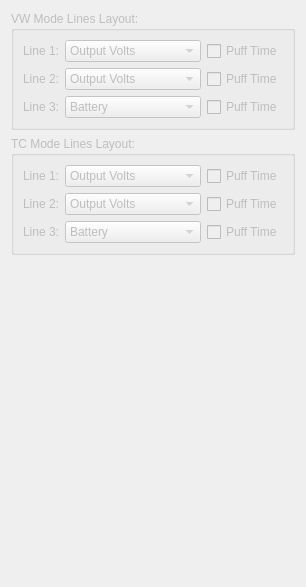
              <widget class="QWidget" name="tab_22">
               <property name="enabled">
                <bool>false</bool>
               </property>
               <attribute name="title">
                <string>Circle Screen</string>
               </attribute>
               <layout class="QVBoxLayout" name="verticalLayout_20">
                <item>
                 <widget class="QGroupBox" name="groupBox_18">
                  <property name="title">
                   <string>VW Mode Lines Layout:</string>
                  </property>
                  <layout class="QGridLayout" name="gridLayout_25">
                   <item row="1" column="0">
                    <widget class="QLabel" name="label_110">
                     <property name="text">
                      <string>Line 2:</string>
                     </property>
                    </widget>
                   </item>
                   <item row="0" column="0">
                    <widget class="QLabel" name="label_111">
                     <property name="text">
                      <string>Line 1:</string>
                     </property>
                    </widget>
                   </item>
                   <item row="0" column="2">
                    <widget class="QCheckBox" name="screenCircleVW1Check">
                     <property name="text">
                      <string>Puff Time</string>
                     </property>
                    </widget>
                   </item>
                   <item row="0" column="1">
                    <widget class="QComboBox" name="screenCircleVW1Combo">
                     <item>
                      <property name="text">
                       <string>Output Volts</string>
                      </property>
                     </item>
                     <item>
                      <property name="text">
                       <string>Output Amps</string>
                      </property>
                     </item>
                     <item>
                      <property name="text">
                       <string>Resistence</string>
                      </property>
                     </item>
                     <item>
                      <property name="text">
                       <string>Live Resistance</string>
                      </property>
                     </item>
                     <item>
                      <property name="text">
                       <string>Coil Temperature</string>
                      </property>
                     </item>
                     <item>
                      <property name="text">
                       <string>Puffs</string>
                      </property>
                     </item>
                     <item>
                      <property name="text">
                       <string>Puffs Time</string>
                      </property>
                     </item>
                     <item>
                      <property name="text">
                       <string>Battery(s) Volts</string>
                      </property>
                     </item>
                     <item>
                      <property name="text">
                       <string>Date/Time</string>
                      </property>
                     </item>
                     <item>
                      <property name="text">
                       <string>Board Temperature</string>
                      </property>
                     </item>
                     <item>
                      <property name="text">
                       <string>Last Puff Time</string>
                      </property>
                     </item>
                     <item>
                      <property name="text">
                       <string>Last Power</string>
                      </property>
                     </item>
                     <item>
                      <property name="text">
                       <string>Last Temperature</string>
                      </property>
                     </item>
                    </widget>
                   </item>
                   <item row="2" column="0">
                    <widget class="QLabel" name="label_112">
                     <property name="text">
                      <string>Line 3:</string>
                     </property>
                    </widget>
                   </item>
                   <item row="1" column="2">
                    <widget class="QCheckBox" name="screenCircleVW2Check">
                     <property name="text">
                      <string>Puff Time</string>
                     </property>
                    </widget>
                   </item>
                   <item row="2" column="2">
                    <widget class="QCheckBox" name="screenCircleVW3Check">
                     <property name="text">
                      <string>Puff Time</string>
                     </property>
                    </widget>
                   </item>
                   <item row="1" column="1">
                    <widget class="QComboBox" name="screenCircleVW2Combo">
                     <item>
                      <property name="text">
                       <string>Output Volts</string>
                      </property>
                     </item>
                     <item>
                      <property name="text">
                       <string>Output Amps</string>
                      </property>
                     </item>
                     <item>
                      <property name="text">
                       <string>Resistence</string>
                      </property>
                     </item>
                     <item>
                      <property name="text">
                       <string>Live Resistance</string>
                      </property>
                     </item>
                     <item>
                      <property name="text">
                       <string>Coil Temperature</string>
                      </property>
                     </item>
                     <item>
                      <property name="text">
                       <string>Puffs</string>
                      </property>
                     </item>
                     <item>
                      <property name="text">
                       <string>Puffs Time</string>
                      </property>
                     </item>
                     <item>
                      <property name="text">
                       <string>Battery(s) Volts</string>
                      </property>
                     </item>
                     <item>
                      <property name="text">
                       <string>Date/Time</string>
                      </property>
                     </item>
                     <item>
                      <property name="text">
                       <string>Board Temperature</string>
                      </property>
                     </item>
                     <item>
                      <property name="text">
                       <string>Last Puff Time</string>
                      </property>
                     </item>
                     <item>
                      <property name="text">
                       <string>Last Power</string>
                      </property>
                     </item>
                     <item>
                      <property name="text">
                       <string>Last Temperature</string>
                      </property>
                     </item>
                    </widget>
                   </item>
                   <item row="2" column="1">
                    <widget class="QComboBox" name="screenCircleVW3Combo">
                     <item>
                      <property name="text">
                       <string>Battery</string>
                      </property>
                     </item>
                     <item>
                      <property name="text">
                       <string>Battery + %</string>
                      </property>
                     </item>
                     <item>
                      <property name="text">
                       <string>Battery + V</string>
                      </property>
                     </item>
                    </widget>
                   </item>
                  </layout>
                 </widget>
                </item>
                <item>
                 <widget class="QGroupBox" name="groupBox_19">
                  <property name="title">
                   <string>TC Mode Lines Layout:</string>
                  </property>
                  <layout class="QGridLayout" name="gridLayout_26">
                   <item row="1" column="0">
                    <widget class="QLabel" name="label_113">
                     <property name="text">
                      <string>Line 2:</string>
                     </property>
                    </widget>
                   </item>
                   <item row="0" column="0">
                    <widget class="QLabel" name="label_114">
                     <property name="text">
                      <string>Line 1:</string>
                     </property>
                    </widget>
                   </item>
                   <item row="0" column="2">
                    <widget class="QCheckBox" name="screenCircleTC1Check">
                     <property name="text">
                      <string>Puff Time</string>
                     </property>
                    </widget>
                   </item>
                   <item row="0" column="1">
                    <widget class="QComboBox" name="screenCircleTC1Combo">
                     <item>
                      <property name="text">
                       <string>Output Volts</string>
                      </property>
                     </item>
                     <item>
                      <property name="text">
                       <string>Output Amps</string>
                      </property>
                     </item>
                     <item>
                      <property name="text">
                       <string>Resistence</string>
                      </property>
                     </item>
                     <item>
                      <property name="text">
                       <string>Live Resistance</string>
                      </property>
                     </item>
                     <item>
                      <property name="text">
                       <string>Coil Temperature</string>
                      </property>
                     </item>
                     <item>
                      <property name="text">
                       <string>Puffs</string>
                      </property>
                     </item>
                     <item>
                      <property name="text">
                       <string>Puffs Time</string>
                      </property>
                     </item>
                     <item>
                      <property name="text">
                       <string>Battery(s) Volts</string>
                      </property>
                     </item>
                     <item>
                      <property name="text">
                       <string>Date/Time</string>
                      </property>
                     </item>
                     <item>
                      <property name="text">
                       <string>Board Temperature</string>
                      </property>
                     </item>
                     <item>
                      <property name="text">
                       <string>Last Puff Time</string>
                      </property>
                     </item>
                     <item>
                      <property name="text">
                       <string>Last Power</string>
                      </property>
                     </item>
                     <item>
                      <property name="text">
                       <string>Last Temperature</string>
                      </property>
                     </item>
                    </widget>
                   </item>
                   <item row="2" column="0">
                    <widget class="QLabel" name="label_115">
                     <property name="text">
                      <string>Line 3:</string>
                     </property>
                    </widget>
                   </item>
                   <item row="1" column="2">
                    <widget class="QCheckBox" name="screenCircleTC2Check">
                     <property name="text">
                      <string>Puff Time</string>
                     </property>
                    </widget>
                   </item>
                   <item row="2" column="2">
                    <widget class="QCheckBox" name="screenCircleTC3Check">
                     <property name="text">
                      <string>Puff Time</string>
                     </property>
                    </widget>
                   </item>
                   <item row="1" column="1">
                    <widget class="QComboBox" name="screenCircleTC2Combo">
                     <item>
                      <property name="text">
                       <string>Output Volts</string>
                      </property>
                     </item>
                     <item>
                      <property name="text">
                       <string>Output Amps</string>
                      </property>
                     </item>
                     <item>
                      <property name="text">
                       <string>Resistence</string>
                      </property>
                     </item>
                     <item>
                      <property name="text">
                       <string>Live Resistance</string>
                      </property>
                     </item>
                     <item>
                      <property name="text">
                       <string>Coil Temperature</string>
                      </property>
                     </item>
                     <item>
                      <property name="text">
                       <string>Puffs</string>
                      </property>
                     </item>
                     <item>
                      <property name="text">
                       <string>Puffs Time</string>
                      </property>
                     </item>
                     <item>
                      <property name="text">
                       <string>Battery(s) Volts</string>
                      </property>
                     </item>
                     <item>
                      <property name="text">
                       <string>Date/Time</string>
                      </property>
                     </item>
                     <item>
                      <property name="text">
                       <string>Board Temperature</string>
                      </property>
                     </item>
                     <item>
                      <property name="text">
                       <string>Last Puff Time</string>
                      </property>
                     </item>
                     <item>
                      <property name="text">
                       <string>Last Power</string>
                      </property>
                     </item>
                     <item>
                      <property name="text">
                       <string>Last Temperature</string>
                      </property>
                     </item>
                    </widget>
                   </item>
                   <item row="2" column="1">
                    <widget class="QComboBox" name="screenCircleTC3Combo">
                     <item>
                      <property name="text">
                       <string>Battery</string>
                      </property>
                     </item>
                     <item>
                      <property name="text">
                       <string>Battery + %</string>
                      </property>
                     </item>
                     <item>
                      <property name="text">
                       <string>Battery + V</string>
                      </property>
                     </item>
                    </widget>
                   </item>
                  </layout>
                 </widget>
                </item>
                <item>
                 <spacer name="verticalSpacer_13">
                  <property name="orientation">
                   <enum>Qt::Vertical</enum>
                  </property>
                  <property name="sizeHint" stdset="0">
                   <size>
                    <width>20</width>
                    <height>321</height>
                   </size>
                  </property>
                 </spacer>
                </item>
               </layout>
              </widget>
